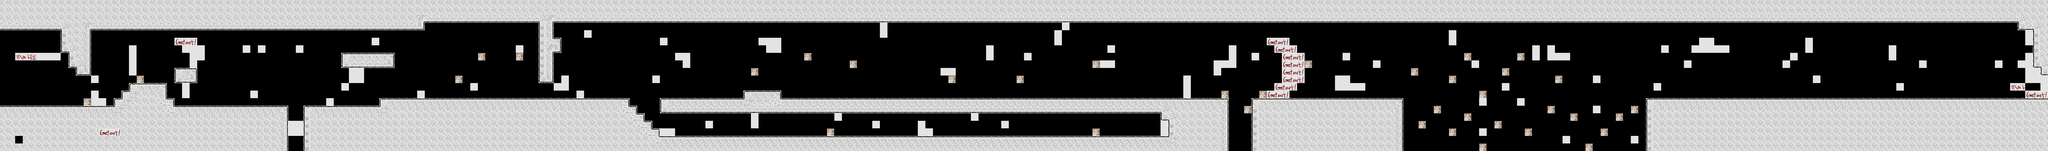

A 2D game scene composited from a Tiled map and its tileset images. What follows is a short description and the map's XML, with each tile layer's data collapsed to a summary:
An orthogonal 270x20 tile map with 32x32 px tiles, 1 tile layer (target).

<map version="1.0" orientation="orthogonal" renderorder="right-down" width="270" height="20" tilewidth="32" tileheight="32" nextobjectid="3">
 <tileset firstgid="1" name="rg_tiles" tilewidth="32" tileheight="32" tilecount="80" columns="8">
  <image source="image/rg_tiles.png" width="256" height="320" />
  <tile id="0">
   <properties>
    <property name="pass" type="bool" value="true" />
   </properties>
  </tile>
  <tile id="1">
   <properties>
    <property name="pass" type="bool" value="true" />
   </properties>
  </tile>
  <tile id="3">
   <properties>
    <property name="Bat" type="bool" value="true" />
   </properties>
  </tile>
  <tile id="4">
   <properties>
    <property name="zombie" type="bool" value="true" />
   </properties>
  </tile>
  <tile id="8">
   <properties>
    <property name="pass" type="bool" value="false" />
   </properties>
  </tile>
  <tile id="9">
   <properties>
    <property name="pass" type="bool" value="false" />
   </properties>
  </tile>
  <tile id="10">
   <properties>
    <property name="pass" type="bool" value="false" />
   </properties>
  </tile>
  <tile id="11">
   <properties>
    <property name="pass" type="bool" value="false" />
   </properties>
  </tile>
  <tile id="12">
   <properties>
    <property name="pass" type="bool" value="false" />
   </properties>
  </tile>
  <tile id="13">
   <properties>
    <property name="pass" type="bool" value="true" />
   </properties>
  </tile>
  <tile id="16">
   <properties>
    <property name="pass" type="bool" value="false" />
   </properties>
  </tile>
  <tile id="17">
   <properties>
    <property name="pass" type="bool" value="false" />
   </properties>
  </tile>
  <tile id="18">
   <properties>
    <property name="pass" type="bool" value="false" />
   </properties>
  </tile>
  <tile id="19">
   <properties>
    <property name="pass" type="bool" value="false" />
   </properties>
  </tile>
  <tile id="20">
   <properties>
    <property name="pass" type="bool" value="false" />
   </properties>
  </tile>
  <tile id="24">
   <properties>
    <property name="pass" type="bool" value="false" />
   </properties>
  </tile>
  <tile id="25">
   <properties>
    <property name="pass" type="bool" value="false" />
   </properties>
  </tile>
  <tile id="26">
   <properties>
    <property name="pass" type="bool" value="false" />
   </properties>
  </tile>
  <tile id="27">
   <properties>
    <property name="pass" type="bool" value="true" />
   </properties>
  </tile>
  <tile id="28">
   <properties>
    <property name="pass" type="bool" value="true" />
   </properties>
  </tile>
  <tile id="35">
   <properties>
    <property name="pass" type="bool" value="true" />
   </properties>
  </tile>
  <tile id="36">
   <properties>
    <property name="pass" type="bool" value="true" />
   </properties>
  </tile>
  <tile id="37">
   <properties>
    <property name="pass" type="bool" value="true" />
   </properties>
  </tile>
  <tile id="41">
   <properties>
    <property name="pass" type="bool" value="false" />
   </properties>
  </tile>
  <tile id="43">
   <properties>
    <property name="pass" type="bool" value="true" />
   </properties>
  </tile>
  <tile id="44">
   <properties>
    <property name="pass" type="bool" value="true" />
   </properties>
  </tile>
  <tile id="45">
   <properties>
    <property name="pass" type="bool" value="true" />
   </properties>
  </tile>
  <tile id="49">
   <properties>
    <property name="healer" type="bool" value="true" />
    <property name="pass" type="bool" value="true" />
   </properties>
  </tile>
  <tile id="50">
   <properties>
    <property name="pass" type="bool" value="true" />
   </properties>
  </tile>
  <tile id="51">
   <properties>
    <property name="pass" type="bool" value="true" />
   </properties>
  </tile>
  <tile id="52">
   <properties>
    <property name="pass" type="bool" value="true" />
   </properties>
  </tile>
  <tile id="53">
   <properties>
    <property name="pass" type="bool" value="true" />
   </properties>
  </tile>
  <tile id="54">
   <properties>
    <property name="pass" type="bool" value="true" />
   </properties>
  </tile>
  <tile id="55">
   <properties>
    <property name="pass" type="bool" value="true" />
   </properties>
  </tile>
  <tile id="57">
   <properties>
    <property name="pass" type="bool" value="true" />
   </properties>
  </tile>
  <tile id="59">
   <properties>
    <property name="pass" type="bool" value="true" />
   </properties>
  </tile>
  <tile id="60">
   <properties>
    <property name="pass" type="bool" value="true" />
   </properties>
  </tile>
  <tile id="61">
   <properties>
    <property name="pass" type="bool" value="true" />
   </properties>
  </tile>
  <tile id="62">
   <properties>
    <property name="pass" type="bool" value="true" />
   </properties>
  </tile>
  <tile id="63">
   <properties>
    <property name="pass" type="bool" value="true" />
   </properties>
  </tile>
  <tile id="65">
   <properties>
    <property name="mana" type="bool" value="true" />
    <property name="pass" type="bool" value="true" />
   </properties>
  </tile>
  <tile id="66">
   <properties>
    <property name="pass" type="bool" value="true" />
   </properties>
  </tile>
  <tile id="67">
   <properties>
    <property name="pass" type="bool" value="true" />
   </properties>
  </tile>
  <tile id="68">
   <properties>
    <property name="pass" type="bool" value="true" />
   </properties>
  </tile>
  <tile id="69">
   <properties>
    <property name="pass" type="bool" value="true" />
   </properties>
  </tile>
  <tile id="73">
   <properties>
    <property name="pass" type="bool" value="true" />
   </properties>
  </tile>
  <tile id="75">
   <properties>
    <property name="pass" type="bool" value="true" />
   </properties>
  </tile>
 </tileset>
 <layer name="target" width="270" height="20">
  <data>[5400 cells, 5400 non-empty, 38 distinct tile ids]</data>
 </layer>
</map>